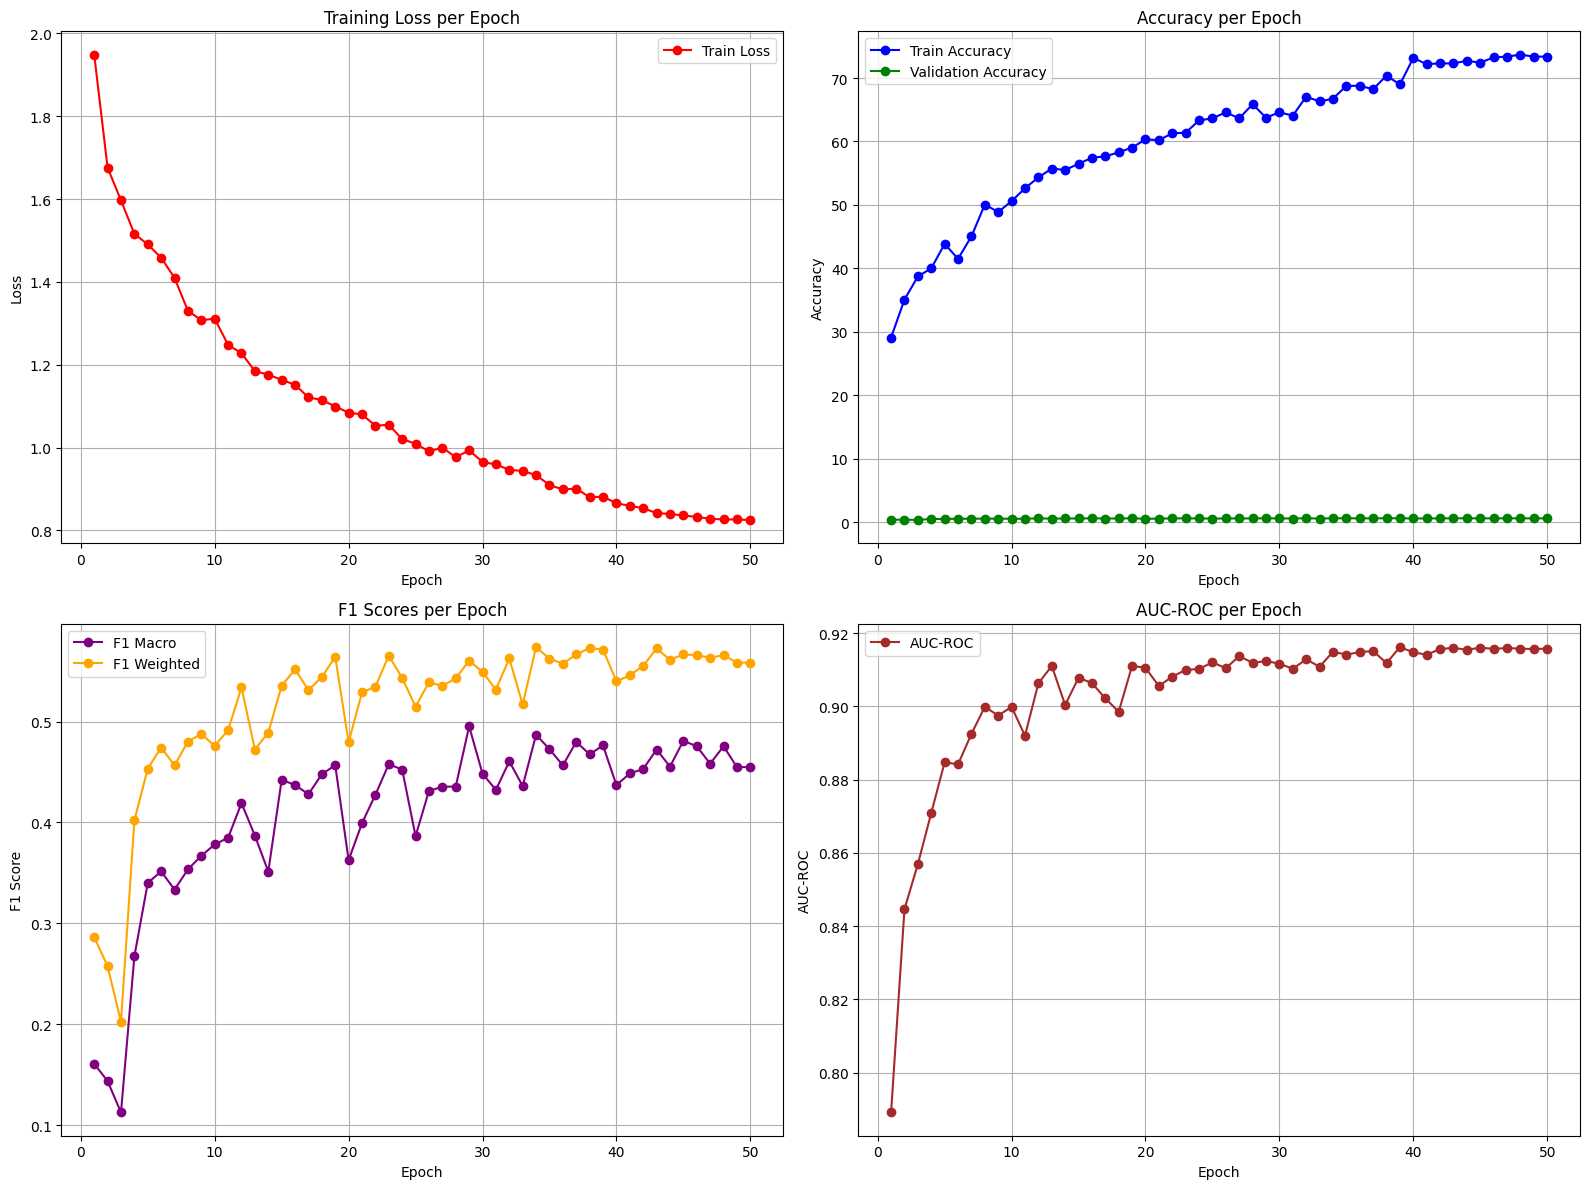

Write Python code to recreate this figure.
#!/usr/bin/env python
# coding: utf-8

# In[2]:


get_ipython().system('pip install git+https://github.com/openai/CLIP.git')


# In[12]:


import os
import torch
import torch.nn as nn
import torch.nn.functional as F
from torch.utils.data import Dataset, DataLoader
import pandas as pd
import numpy as np
from PIL import Image
from sklearn.preprocessing import LabelEncoder
from sklearn.model_selection import train_test_split
from sklearn.metrics import accuracy_score, f1_score, roc_auc_score
from sklearn.preprocessing import label_binarize
from tqdm import tqdm
import clip
from clip.simple_tokenizer import SimpleTokenizer as _Tokenizer
from collections import OrderedDict
import copy
import matplotlib.pyplot as plt

_tokenizer = _Tokenizer()

# ============================================================================
# Dataset and Data Loading
# ============================================================================

class OrthonetDataset(Dataset):
    """Orthonet dataset for CLIP-based models"""

    def __init__(self, df, images_root, preprocess=None, label_encoder=None):
        self.df = df.reset_index(drop=True)
        self.images_root = images_root
        self.preprocess = preprocess
        self.label_encoder = label_encoder

        # Encode labels
        if self.label_encoder is None:
            self.label_encoder = LabelEncoder()
            self.labels = self.label_encoder.fit_transform(df['labels'])
        else:
            self.labels = self.label_encoder.transform(df['labels'])

        self.num_classes = len(self.label_encoder.classes_)

    def __len__(self):
        return len(self.df)

    def __getitem__(self, idx):
        img_name = self.df.iloc[idx]['filenames']
        img_path = os.path.join(self.images_root, img_name)

        # Load image
        image = Image.open(img_path).convert('RGB')

        # Preprocess
        if self.preprocess:
            image = self.preprocess(image)

        label = self.labels[idx]

        return {
            'img': image,
            'label': label
        }


def load_and_split_data(train_csv_path, test_csv_path, val_split=0.2, random_state=42):
    """Load and split data into train/val/test"""
    train_df = pd.read_csv(train_csv_path)
    test_df = pd.read_csv(test_csv_path)

    # Split train into train and validation
    train_df, val_df = train_test_split(
        train_df, test_size=val_split, random_state=random_state, 
        stratify=train_df['labels']
    )

    print(f"Train samples: {len(train_df)}")
    print(f"Validation samples: {len(val_df)}")
    print(f"Test samples: {len(test_df)}")

    return train_df, val_df, test_df


# In[13]:


# ============================================================================
# Text Encoder (Shared across all methods)
# ============================================================================

class TextEncoder(nn.Module):
    """CLIP Text Encoder"""

    def __init__(self, clip_model):
        super().__init__()
        self.transformer = clip_model.transformer
        self.positional_embedding = clip_model.positional_embedding
        self.ln_final = clip_model.ln_final
        self.text_projection = clip_model.text_projection
        self.dtype = clip_model.dtype

    def forward(self, prompts, tokenized_prompts, compound_prompts_deeper=None):
        x = prompts + self.positional_embedding.type(self.dtype)
        x = x.permute(1, 0, 2)  # NLD -> LND

        if compound_prompts_deeper is not None:
            # MaPLe: pass deeper prompts
            combined = [x, compound_prompts_deeper, 0]
            outputs = self.transformer(combined)
            x = outputs[0]
        else:
            x = self.transformer(x)

        x = x.permute(1, 0, 2)  # LND -> NLD
        x = self.ln_final(x).type(self.dtype)

        # Take features from the eot embedding
        x = x[torch.arange(x.shape[0]), tokenized_prompts.argmax(dim=-1)] @ self.text_projection

        return x


# In[15]:


# ============================================================================
# CoOp: Context Optimization
# ============================================================================

class CoOpPromptLearner(nn.Module):
    """CoOp Prompt Learner"""

    def __init__(self, classnames, clip_model, n_ctx=16, ctx_init=None, class_specific=False):
        super().__init__()
        n_cls = len(classnames)
        dtype = clip_model.dtype
        ctx_dim = clip_model.ln_final.weight.shape[0]

        if ctx_init:
            # Initialize with given words
            ctx_init = ctx_init.replace("_", " ")
            n_ctx = len(ctx_init.split(" "))
            prompt = clip.tokenize(ctx_init)
            with torch.no_grad():
                embedding = clip_model.token_embedding(prompt).type(dtype)
            ctx_vectors = embedding[0, 1:1 + n_ctx, :]
            prompt_prefix = ctx_init
        else:
            # Random initialization
            if class_specific:
                ctx_vectors = torch.empty(n_cls, n_ctx, ctx_dim, dtype=dtype)
            else:
                ctx_vectors = torch.empty(n_ctx, ctx_dim, dtype=dtype)
            nn.init.normal_(ctx_vectors, std=0.02)
            prompt_prefix = " ".join(["X"] * n_ctx)

        print(f'CoOp Initial context: "{prompt_prefix}"')
        print(f"Number of context words: {n_ctx}")

        self.ctx = nn.Parameter(ctx_vectors)

        classnames = [name.replace("_", " ") for name in classnames]
        name_lens = [len(_tokenizer.encode(name)) for name in classnames]
        prompts = [prompt_prefix + " " + name + "." for name in classnames]

        device = clip_model.token_embedding.weight.device
        tokenized_prompts = torch.cat([clip.tokenize(p) for p in prompts]).to(device)
        with torch.no_grad():
            embedding = clip_model.token_embedding(tokenized_prompts).type(dtype)

        self.register_buffer("token_prefix", embedding[:, :1, :])  # SOS
        self.register_buffer("token_suffix", embedding[:, 1 + n_ctx:, :])  # CLS, EOS

        self.n_cls = n_cls
        self.n_ctx = n_ctx
        self.tokenized_prompts = tokenized_prompts
        self.name_lens = name_lens

    def forward(self):
        ctx = self.ctx
        if ctx.dim() == 2:
            ctx = ctx.unsqueeze(0).expand(self.n_cls, -1, -1)

        prefix = self.token_prefix
        suffix = self.token_suffix

        prompts = torch.cat([prefix, ctx, suffix], dim=1)

        return prompts


class CoOpModel(nn.Module):
    """CoOp Model"""

    def __init__(self, classnames, clip_model, n_ctx=16, ctx_init=None):
        super().__init__()
        self.prompt_learner = CoOpPromptLearner(classnames, clip_model, n_ctx, ctx_init)
        self.tokenized_prompts = self.prompt_learner.tokenized_prompts
        self.image_encoder = clip_model.visual
        self.text_encoder = TextEncoder(clip_model)
        self.logit_scale = clip_model.logit_scale
        self.dtype = clip_model.dtype

    def forward(self, image):
        image_features = self.image_encoder(image.type(self.dtype))

        prompts = self.prompt_learner()
        text_features = self.text_encoder(prompts, self.tokenized_prompts)

        image_features = image_features / image_features.norm(dim=-1, keepdim=True)
        text_features = text_features / text_features.norm(dim=-1, keepdim=True)

        logit_scale = self.logit_scale.exp()
        logits = logit_scale * image_features @ text_features.t()

        return logits


# In[16]:


# ============================================================================
# CoCoOp: Conditional Context Optimization
# ============================================================================

class CoCoOpPromptLearner(nn.Module):
    """CoCoOp Prompt Learner with Instance-Conditional Context"""

    def __init__(self, classnames, clip_model, n_ctx=16, ctx_init=None):
        super().__init__()
        n_cls = len(classnames)
        dtype = clip_model.dtype
        ctx_dim = clip_model.ln_final.weight.shape[0]
        vis_dim = clip_model.visual.output_dim

        if ctx_init:
            ctx_init = ctx_init.replace("_", " ")
            n_ctx = len(ctx_init.split(" "))
            prompt = clip.tokenize(ctx_init)
            with torch.no_grad():
                embedding = clip_model.token_embedding(prompt).type(dtype)
            ctx_vectors = embedding[0, 1:1 + n_ctx, :]
            prompt_prefix = ctx_init
        else:
            ctx_vectors = torch.empty(n_ctx, ctx_dim, dtype=dtype)
            nn.init.normal_(ctx_vectors, std=0.02)
            prompt_prefix = " ".join(["X"] * n_ctx)

        print(f'CoCoOp Initial context: "{prompt_prefix}"')
        print(f"Number of context words: {n_ctx}")

        self.ctx = nn.Parameter(ctx_vectors)

        # Meta network for conditional prompts
        self.meta_net = nn.Sequential(OrderedDict([
            ("linear1", nn.Linear(vis_dim, vis_dim // 16)),
            ("relu", nn.ReLU(inplace=True)),
            ("linear2", nn.Linear(vis_dim // 16, ctx_dim))
        ]))
        self.meta_net = self.meta_net.to(dtype=clip_model.dtype)

        classnames = [name.replace("_", " ") for name in classnames]
        name_lens = [len(_tokenizer.encode(name)) for name in classnames]
        prompts = [prompt_prefix + " " + name + "." for name in classnames]

        device = next(clip_model.parameters()).device
        tokenized_prompts = torch.cat([clip.tokenize(p) for p in prompts]).to(device)
        with torch.no_grad():
            embedding = clip_model.token_embedding(tokenized_prompts).type(dtype).to(device)

        self.register_buffer("token_prefix", embedding[:, :1, :])
        self.register_buffer("token_suffix", embedding[:, 1 + n_ctx:, :])

        ctx_vectors = ctx_vectors.to(device)
        self.ctx = nn.Parameter(ctx_vectors)
        self.n_cls = n_cls
        self.tokenized_prompts = tokenized_prompts
        self.name_lens = name_lens

    def forward(self, im_features):
        prefix = self.token_prefix
        suffix = self.token_suffix
        ctx = self.ctx

        bias = self.meta_net(im_features)  # (batch, ctx_dim)
        bias = bias.unsqueeze(1)  # (batch, 1, ctx_dim)
        ctx = ctx.unsqueeze(0)  # (1, n_ctx, ctx_dim)
        ctx_shifted = ctx + bias  # (batch, n_ctx, ctx_dim)

        # Create prompts for all classes
        prompts = []
        for ctx_shifted_i in ctx_shifted:
            ctx_i = ctx_shifted_i.unsqueeze(0).expand(self.n_cls, -1, -1)
            pts_i = torch.cat([prefix, ctx_i, suffix], dim=1)
            prompts.append(pts_i)
        prompts = torch.stack(prompts)

        return prompts

class CoCoOpModel(nn.Module):
    """CoCoOp Model"""

    def __init__(self, classnames, clip_model, n_ctx=16, ctx_init=None):
        super().__init__()
        print(f"Classname={classnames}")
        self.prompt_learner = CoCoOpPromptLearner(classnames, clip_model, n_ctx, ctx_init)
        self.tokenized_prompts = self.prompt_learner.tokenized_prompts
        self.image_encoder = clip_model.visual
        self.text_encoder = TextEncoder(clip_model)
        self.logit_scale = clip_model.logit_scale
        self.dtype = clip_model.dtype

    def forward(self, image):
        image_features = self.image_encoder(image.type(self.dtype))
        image_features = image_features / image_features.norm(dim=-1, keepdim=True)

        prompts = self.prompt_learner(image_features)

        logits = []
        for pts_i, imf_i in zip(prompts, image_features):
            text_features = self.text_encoder(pts_i, self.tokenized_prompts)
            text_features = text_features / text_features.norm(dim=-1, keepdim=True)
            l_i = self.logit_scale.exp() * imf_i @ text_features.t()
            logits.append(l_i)
        logits = torch.stack(logits)

        return logits


# In[1]:


# ============================================================================
# Training and Evaluation
# ============================================================================
train_accs = []
train_losses = []
def train_epoch(model, dataloader, optimizer, device):
    """Train for one epoch"""
    model.train()
    total_loss = 0
    correct = 0
    total = 0

    for batch in tqdm(dataloader, desc="Training"):
        images = batch['img'].to(device)
        labels = batch['label'].to(device)

        optimizer.zero_grad()
        logits = model(images)
        loss = F.cross_entropy(logits, labels)

        loss.backward()
        optimizer.step()

        total_loss += loss.item()
        _, predicted = logits.max(1)
        total += labels.size(0)
        correct += predicted.eq(labels).sum().item()

    epoch_loss = total_loss / len(dataloader)
    epoch_acc = 100. * correct / total
    train_losses.append(epoch_loss)
    train_accs.append(epoch_acc)
    return epoch_loss, epoch_acc

val_accs = []
f1_macro_list = []
f1_weighted_list = []
auc_roc_list = []
def evaluate(model, dataloader, device, num_classes):
    """Evaluate the model"""
    model.eval()
    all_predictions = []
    all_probabilities = []
    all_labels = []

    with torch.no_grad():
        for batch in tqdm(dataloader, desc="Evaluating"):
            images = batch['img'].to(device)
            labels = batch['label']

            logits = model(images)
            probabilities = F.softmax(logits, dim=-1)

            all_predictions.extend(logits.argmax(dim=-1).cpu().numpy())
            all_probabilities.extend(probabilities.cpu().numpy())
            all_labels.extend(labels.numpy())

    all_predictions = np.array(all_predictions)
    all_probabilities = np.array(all_probabilities)
    all_labels = np.array(all_labels)

    # Calculate metrics
    top1_accuracy = accuracy_score(all_labels, all_predictions)
    f1_macro = f1_score(all_labels, all_predictions, average='macro')
    f1_weighted = f1_score(all_labels, all_predictions, average='weighted')

    # AUC-ROC
    if num_classes > 2:
        y_true_binary = label_binarize(all_labels, classes=range(num_classes))
        auc_roc = roc_auc_score(y_true_binary, all_probabilities, multi_class='ovr', average='macro')
    else:
        auc_roc = roc_auc_score(all_labels, all_probabilities[:, 1])

    # Update global lists
    val_accs.append(top1_accuracy*100)
    f1_macro_list.append(f1_macro)
    f1_weighted_list.append(f1_weighted)
    auc_roc_list.append(auc_roc)

    metrics = {
        'top1_accuracy': top1_accuracy,
        'f1_macro': f1_macro,
        'f1_weighted': f1_weighted,
        'auc_roc': auc_roc
    }

    return metrics

def plot_training_metrics(train_losses, train_accs, val_accs, f1_macro_list, f1_weighted_list, auc_roc_list):
    epochs = range(1, len(train_losses) + 1)

    plt.figure(figsize=(16, 12))

    # Train loss
    plt.subplot(2, 2, 1)
    plt.plot(epochs, train_losses, label='Train Loss', color='red', marker='o')
    plt.title('Training Loss per Epoch')
    plt.xlabel('Epoch')
    plt.ylabel('Loss')
    plt.grid(True)
    plt.legend()

    # Accuracies
    plt.subplot(2, 2, 2)
    plt.plot(epochs, train_accs, label='Train Accuracy', color='blue', marker='o')
    plt.plot(epochs, val_accs, label='Validation Accuracy', color='green', marker='o')
    plt.title('Accuracy per Epoch')
    plt.xlabel('Epoch')
    plt.ylabel('Accuracy')
    plt.grid(True)
    plt.legend()

    # F1 Scores
    plt.subplot(2, 2, 3)
    plt.plot(epochs, f1_macro_list, label='F1 Macro', color='purple', marker='o')
    plt.plot(epochs, f1_weighted_list, label='F1 Weighted', color='orange', marker='o')
    plt.title('F1 Scores per Epoch')
    plt.xlabel('Epoch')
    plt.ylabel('F1 Score')
    plt.grid(True)
    plt.legend()

    # AUC-ROC
    plt.subplot(2, 2, 4)
    plt.plot(epochs, auc_roc_list, label='AUC-ROC', color='brown', marker='o')
    plt.title('AUC-ROC per Epoch')
    plt.xlabel('Epoch')
    plt.ylabel('AUC-ROC')
    plt.grid(True)
    plt.legend()

    plt.tight_layout()
    plt.show()
    plt.savefig("/kaggle/working/plot.png")

def train_and_evaluate(model, train_loader, val_loader, test_loader, 
                       num_classes, device, num_epochs=50, lr=0.002, model_type='default'):
    """Train and evaluate a model"""
    # For CoOp, CoCoOp, MaPLe - train only prompt_learner
    for name, param in model.named_parameters():
        if "prompt_learner" not in name:
            param.requires_grad = False
    optimizer = torch.optim.SGD(model.prompt_learner.parameters(), lr=lr, momentum=0.9)
    scheduler = torch.optim.lr_scheduler.CosineAnnealingLR(optimizer, num_epochs)

    print("\nTrainable parameters:")
    for name, param in model.named_parameters():
        if param.requires_grad:
            print(name, param.shape)

    best_val_acc = 0
    best_model_state = None
    save_path = "best_model.pth"  # filename for saving

    for epoch in range(num_epochs):
        train_loss, train_acc = train_epoch(model, train_loader, optimizer, device)
        val_metrics = evaluate(model, val_loader, device, num_classes)

        print(f"\nEpoch {epoch + 1}/{num_epochs}")
        print(f"Train Loss: {train_loss:.4f}, Train Acc: {train_acc:.2f}%")
        print(f"Val Acc: {val_metrics['top1_accuracy']:.4f}, Val F1: {val_metrics['f1_macro']:.4f}")

        if val_metrics['top1_accuracy'] > best_val_acc:
            best_val_acc = val_metrics['top1_accuracy']
            best_model_state = copy.deepcopy(model.state_dict())
            torch.save(best_model_state, save_path)
            print(f"✅ Best model saved at epoch {epoch + 1} with Val Acc: {best_val_acc:.4f}")

        scheduler.step()

    plot_training_metrics(
    train_losses, train_accs, val_accs,
    f1_macro_list, f1_weighted_list, auc_roc_list
    )

    # Load best model and evaluate on test set
    model.load_state_dict(best_model_state)
    test_metrics = evaluate(model, test_loader, device, num_classes)

    return test_metrics


# In[23]:


# ============================================================================
# Main Training Pipeline
# ============================================================================

def main():
    # Setup
    device = torch.device('cuda' if torch.cuda.is_available() else 'cpu')
    print(f"Using device: {device}")

    # Paths (modify these according to your setup)
    train_csv_path = '/kaggle/input/orthonet-data/train.csv'
    test_csv_path = '/kaggle/input/orthonet-data/test.csv'
    images_root = '/kaggle/input/orthonet-data/orthonet data/orthonet data'

    # Load data
    train_df, val_df, test_df = load_and_split_data(train_csv_path, test_csv_path)

    # Label encoder
    label_encoder = LabelEncoder()
    label_encoder.fit(train_df['labels'])
    classnames = label_encoder.classes_.tolist()
    num_classes = len(classnames)

    print(f"\nNumber of classes: {num_classes}")
    print(f"Classes: {classnames}")

    # Load CLIP
    print("\nLoading CLIP model...")
    clip_model, preprocess = clip.load("ViT-B/32", device=device)

    # Create datasets
    train_dataset = OrthonetDataset(train_df, images_root, preprocess, label_encoder)
    val_dataset = OrthonetDataset(val_df, images_root, preprocess, label_encoder)
    test_dataset = OrthonetDataset(test_df, images_root, preprocess, label_encoder)

    # Create dataloaders
    train_loader = DataLoader(train_dataset, batch_size=8, shuffle=True, num_workers=4)
    val_loader = DataLoader(val_dataset, batch_size=8, shuffle=False, num_workers=4)
    test_loader = DataLoader(test_dataset, batch_size=8, shuffle=False, num_workers=4)

    results = {}

    # ========== CoOp ==========
    # print("\n" + "="*60)
    # print("Training CoOp")
    # print("="*60)
    # coop_model = CoOpModel(classnames, clip_model, n_ctx=16).to(device)
    # coop_metrics = train_and_evaluate(
    #     coop_model, train_loader, val_loader, test_loader, 
    #     num_classes, device, num_epochs=50, lr=0.002
    # )
    # results['CoOp'] = coop_metrics

    # # # ========== CoCoOp ==========
    print("\n" + "="*60)
    print("Training CoCoOp")
    print("="*60)
    cocoop_model = CoCoOpModel(classnames, clip_model, n_ctx=16).to(device)
    cocoop_metrics = train_and_evaluate(
        cocoop_model, train_loader, val_loader, test_loader, 
        num_classes, device, num_epochs=50, lr=0.001
    )
    results['CoCoOp'] = cocoop_metrics

    # # Check which parameters will be updated
    # trainable_params = [name for name, param in cocoop_model.named_parameters() if param.requires_grad]
    # print(f"Trainable parameters: {trainable_params}")

    # ========== Print Results ==========
    print("\n" + "="*60)
    print("FINAL TEST SET RESULTS")
    print("="*60)

    for method_name, metrics in results.items():
        print(f"\n{method_name}:")
        print(f"  Top-1 Accuracy: {metrics['top1_accuracy']:.4f}")
        print(f"  F1-Score (Macro): {metrics['f1_macro']:.4f}")
        print(f"  F1-Score (Weighted): {metrics['f1_weighted']:.4f}")
        print(f"  AUC-ROC: {metrics['auc_roc']:.4f}")

    return results


if __name__ == "__main__":
    results = main()


# In[26]:


# ============================================================================
# Main Training Pipeline
# ============================================================================

def main():
    # Setup
    device = torch.device('cuda' if torch.cuda.is_available() else 'cpu')
    print(f"Using device: {device}")

    # Paths (modify these according to your setup)
    train_csv_path = '/kaggle/input/orthonet-data/train.csv'
    test_csv_path = '/kaggle/input/orthonet-data/test.csv'
    images_root = '/kaggle/input/orthonet-data/orthonet data/orthonet data'

    # Load data
    train_df, val_df, test_df = load_and_split_data(train_csv_path, test_csv_path)

    # Label encoder
    label_encoder = LabelEncoder()
    label_encoder.fit(train_df['labels'])
    classnames = label_encoder.classes_.tolist()
    num_classes = len(classnames)

    print(f"\nNumber of classes: {num_classes}")
    print(f"Classes: {classnames}")

    # Load CLIP
    print("\nLoading CLIP model...")
    clip_model, preprocess = clip.load("ViT-B/32", device=device)

    # Create datasets
    train_dataset = OrthonetDataset(train_df, images_root, preprocess, label_encoder)
    val_dataset = OrthonetDataset(val_df, images_root, preprocess, label_encoder)
    test_dataset = OrthonetDataset(test_df, images_root, preprocess, label_encoder)

    # Create dataloaders
    train_loader = DataLoader(train_dataset, batch_size=8, shuffle=True, num_workers=4)
    val_loader = DataLoader(val_dataset, batch_size=8, shuffle=False, num_workers=4)
    test_loader = DataLoader(test_dataset, batch_size=8, shuffle=False, num_workers=4)

    results = {}

    # ========== CoOp ==========
    print("\n" + "="*60)
    print("Training CoOp")
    print("="*60)
    coop_model = CoOpModel(classnames, clip_model, n_ctx=16).to(device)
    coop_metrics = train_and_evaluate(
        coop_model, train_loader, val_loader, test_loader, 
        num_classes, device, num_epochs=50, lr=0.001
    )
    results['CoOp'] = coop_metrics

    # # # ========== CoCoOp ==========
    # print("\n" + "="*60)
    # print("Training CoCoOp")
    # print("="*60)
    # cocoop_model = CoCoOpModel(classnames, clip_model, n_ctx=16).to(device)
    # cocoop_metrics = train_and_evaluate(
    #     cocoop_model, train_loader, val_loader, test_loader, 
    #     num_classes, device, num_epochs=50, lr=0.001
    # )
    # results['CoCoOp'] = cocoop_metrics

    # # Check which parameters will be updated
    # trainable_params = [name for name, param in cocoop_model.named_parameters() if param.requires_grad]
    # print(f"Trainable parameters: {trainable_params}")

    # ========== Print Results ==========
    print("\n" + "="*60)
    print("FINAL TEST SET RESULTS")
    print("="*60)

    for method_name, metrics in results.items():
        print(f"\n{method_name}:")
        print(f"  Top-1 Accuracy: {metrics['top1_accuracy']:.4f}")
        print(f"  F1-Score (Macro): {metrics['f1_macro']:.4f}")
        print(f"  F1-Score (Weighted): {metrics['f1_weighted']:.4f}")
        print(f"  AUC-ROC: {metrics['auc_roc']:.4f}")

    return results


if __name__ == "__main__":
    results = main()
